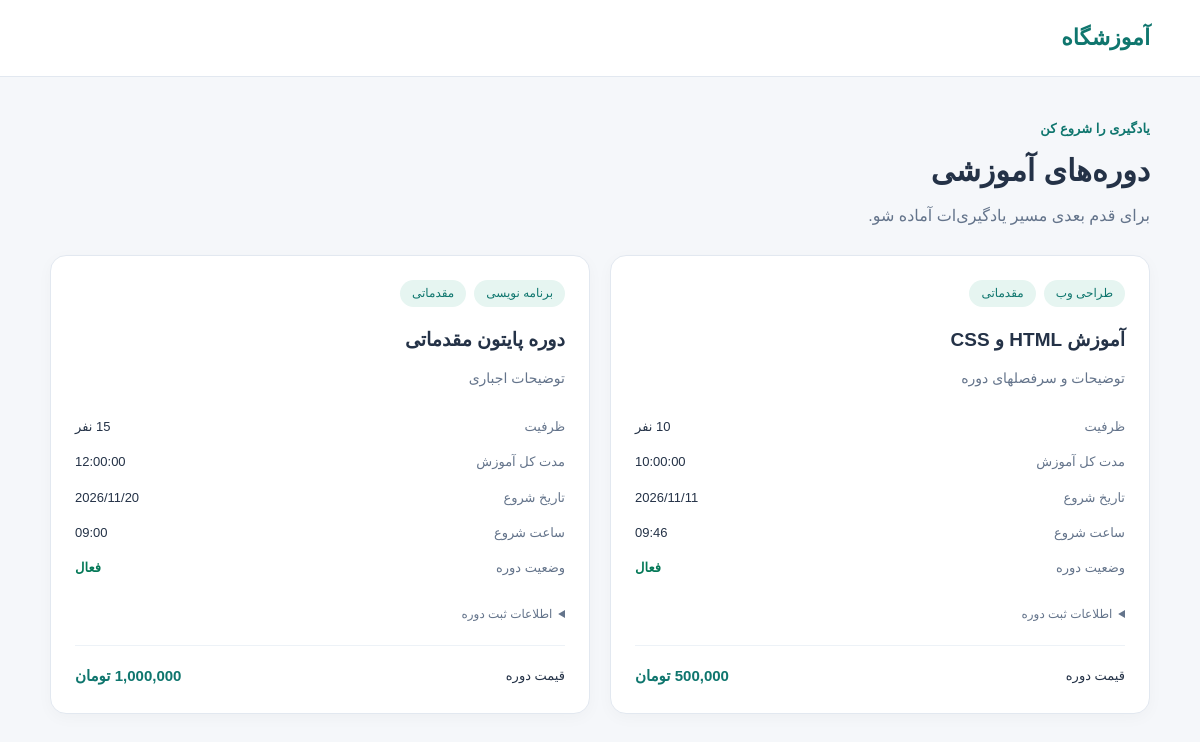
Before: /courses/ with the older database file.
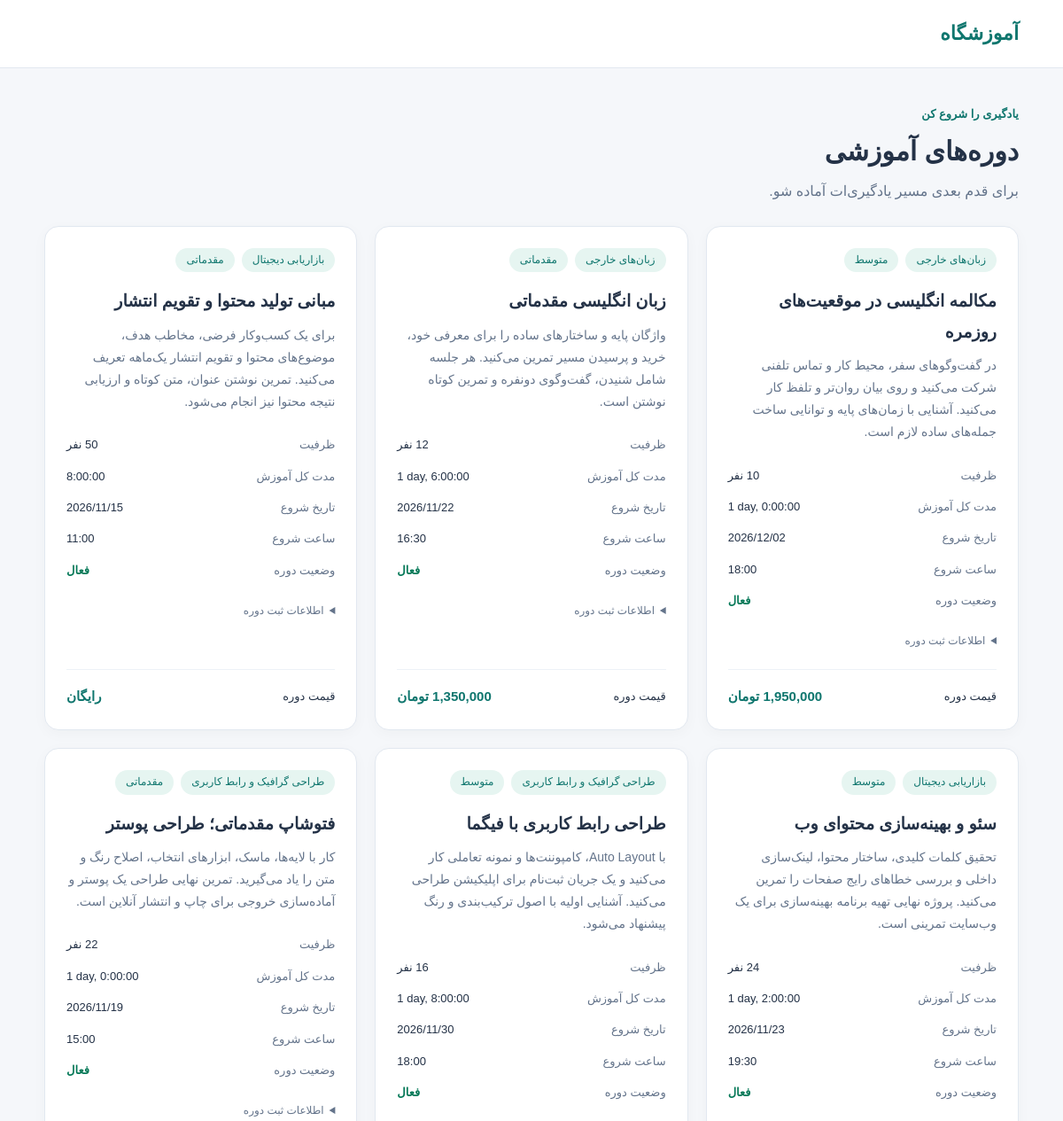
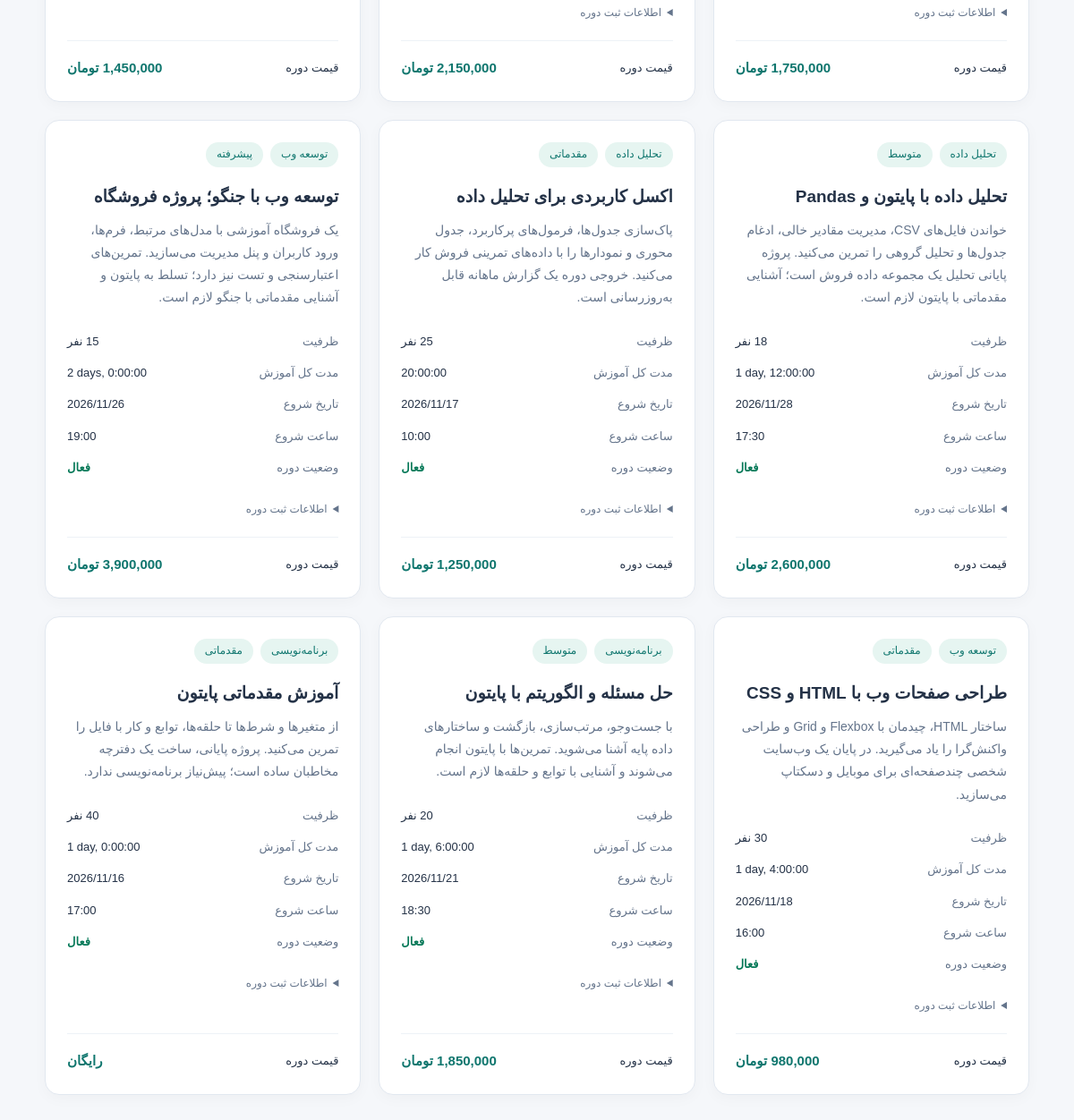
After: the same page with the newer database file (2 pictures, top to bottom).
### courses/models.py (models this page shows, shortened)
class Course(models.Model):
    LEVEL_CHOICES = [
        ("beginner", "مقدماتی"),
        ("intermediate", "متوسط"),
        ("advanced", "پیشرفته"),
    ]
    title = models.CharField(verbose_name="عنوان دوره", max_length=200)
    category = models.ForeignKey(
        Category,
        verbose_name="دسته بندی",
        on_delete=models.PROTECT,
        related_name="courses",
    )
    slug = models.SlugField(
        verbose_name="شناسه آدرس",
        max_length=220,
        unique=True,
        allow_unicode=True,
        help_text="into-to-python",
    )
    description = models.TextField(
        verbose_name="توضیحات", help_text="توضیحات دوره را اینجا بنویسید"
    )
    level = models.CharField(
        verbose_name="سطح دوره",
        max_length=20,
        choices=LEVEL_CHOICES,
        default="beginner",
    )
    price = models.DecimalField(
        verbose_name="قیمت به تومان",
        max_digits=12,
        decimal_places=2,
        default=Decimal("0.00"),
        validators=[MinValueValidator(Decimal("0.00"))],
        help_text="برای دوره رایگان صفر وارد کنید",
    )
    capacity = models.PositiveBigIntegerField(
        verbose_name="ظرفیت",
        default=20,
        validators=[MinValueValidator(1)],
        help_text="حداکثر تعداد هنرجویان هر دوره",
    )
    duration = models.DurationField(
        verbose_name="مدت کل آموزش",
        default=timedelta(hours=10),
        validators=[MinValueValidator(timedelta(minutes=1))],
        help_text="10:00:00",
    )
    start_date = models.DateField(
        verbose_name="تاریخ شروع", blank=True, null=True, db_index=True
    )
    start_time = models.TimeField(
        verbose_name="ساعت شروع", blank=True, null=True, help_text="09:00:00"
    )
    is_active = models.BooleanField(
        verbose_name="فعال است؟",
        default=True,
        help_text="آیا دوره در سایت نمایش داده شود؟",
    )
    created_at = models.DateTimeField(
        verbose_name="زمان ایجاد",
        auto_now_add=True,
    )
    updated_at = models.DateTimeField(verbose_name="آخرین ویرایش", auto_now=True)
    class Meta:
        verbose_name = "دوره"
        verbose_name_plural = "دوره ها"
        ordering = ["-created_at"]

class Category(models.Model):
    name = models.CharField(
        verbose_name="نام دسته بندی",
        max_length=100,
        unique=True,
        help_text="مثلا برنامه نویسی",
        blank=False,
    )
    slug = models.SlugField(
        verbose_name="شناسه آدرس",
        max_length=120,
        unique=True,
        allow_unicode=True,
        help_text="web-design",
    )
    description = models.TextField(verbose_name="توضیحات", blank=True)
    class Meta:
        verbose_name = "دسته بندی"
        verbose_name_plural = "دسته بندی ها"
        ordering = ["name"]

### courses/views.py (the view)
# urls.py: path("", views.course_list, name="course_list"),
@require_safe #only GET and HEAD req
def course_list(request):
    courses = visible_courses(request.user)
    return render(request, "courses/course_list.html", {"courses": courses})

### courses/views.py (called while the page is built)
def visible_courses(user):
    courses = Course.objects.select_related("category")
    if user.is_staff:
        return courses
    return courses.filter(is_active=True)

### courses/templates/courses/course_list.html (shortened to what this page needs)
{% extends "base.html" %}
{% block content %}
    <section class="page-heading">
        <p class="eyebrow">یادگیری را شروع کن</p>
        <h1>دوره‌های آموزشی</h1>
        <p>برای قدم بعدی مسیر یادگیری‌ات آماده شو.</p>
    </section>
    <ul class="course-grid">
        {% for course in courses %}
            <li class="course-card">
                <div class="card-labels">
                    <span class="badge">
                        {{ course.category.name }}
                    </span>
                    <span class="badge">
                        {{ course.get_level_display }}
                    </span>
                </div>
                <h2>
                    <a class="course-link" href="{% url 'course_detail' course.pk %}">{{ course.title }}</a>
                </h2>
                <div class="description">
                    {{ course.description|linebreaksbr }}
                </div>
                <dl class="course-info">
                    <dt>ظرفیت</dt>
                    <dd>{{ course.capacity }} نفر</dd>
                    <dt>مدت کل آموزش</dt>
                    <dd>
                        <bdi>{{ course.duration }}</bdi>
                    </dd>
                    <dt>تاریخ شروع</dt>
                    <dd>
                        {{ course.start_date|date:"Y/m/d"|default:"هنوز مشخص نشده" }}
                    </dd>
                    <dt>ساعت شروع</dt>
                    <dd>
                        {{ course.start_time|time:"H:i"|default:"هنوز مشخص نشده" }}
                    </dd>
                    <dt>وضعیت دوره</dt>
                    <dd>
                        {% if course.is_active %}
                            <span class="status-active">فعال</span>
                        {% else %}
                            <span class="status-inactive">غیرفعال</span>
                        {% endif %}
                    </dd>
                </dl>
                <details class="course-record">
                    <summary>اطلاعات ثبت دوره</summary>
                </details>
                <div class="course-meta">
                    <span>قیمت دوره</span>
                    <strong>
                        {% if course.price == 0 %}
                            رایگان
                        {% else %}
                            {{ course.price|floatformat:"-2g" }} تومان
                        {% endif %}
                    </strong>
                </div>
            </li>
        {% empty %}
            <li class="empty-state">
                دوره‌ای برای نمایش وجود ندارد.
            </li>
        {% endfor %}
    </ul>
{% endblock %}

### courses/templates/base.html (shortened to what this page needs)
{% load static %}
<!DOCTYPE html>
<html lang="fa" dir="rtl">
<head>
    <link rel="stylesheet" href="{% static 'courses/css/style.css' %}?v=course-form-2">
</head>
<body>
    <header class="site-header">
        <nav class="container course-nav">
            <a class="brand" href="{% url 'course_list' %}">
                آموزشگاه
            </a>
        </nav>
    </header>
    <main class="container">
        {% block content %}
        {% endblock %}
    </main>
</body>
</html>

### courses/static/courses/css/style.css (style rules this page uses)
* { box-sizing: border-box; }
body { margin: 0; background: #f5f7fa; color: #243247; font-family: Tahoma, sans-serif; line-height: 1.8; }
.container { width: 92%; max-width: 1100px; margin: 0 auto; }
.site-header { padding: 18px 0; background: #ffffff; border-bottom: 1px solid #e2e8f0; }
.brand { color: #0f766e; font-size: 22px; font-weight: bold; text-decoration: none; }
.page-heading { padding: 40px 0 24px; }
.page-heading h1 { margin: 4px 0; font-size: 30px; }
.page-heading p { margin: 0; color: #64748b; }
.page-heading .eyebrow { color: #0f766e; font-size: 13px; font-weight: bold; }
.course-grid { display: grid; grid-template-columns: repeat( auto-fit, minmax(min(100%, 280px), 1fr) ); gap: 20px; padding: 0; margin: 0 0 40px; list-style: none; }
.course-card { display: flex; flex-direction: column; min-width: 0; padding: 24px; background: #ffffff; border: 1px solid #e2e8f0; border-radius: 16px; box-shadow: 0 4px 16px rgb(15 23 42 / 3%); }
.card-labels { display: flex; flex-wrap: wrap; gap: 8px; }
.badge { padding: 3px 12px; background: #e6f5f1; color: #0f766e; border-radius: 20px; font-size: 12px; overflow-wrap: anywhere; }
.course-card h2 { margin: 16px 0 8px; font-size: 19px; overflow-wrap: anywhere; }
.description { margin: 0 0 24px; color: #64748b; font-size: 14px; overflow-wrap: anywhere; }
.course-info { display: grid; grid-template-columns: auto minmax(0, 1fr); gap: 12px 16px; margin: 0 0 24px; font-size: 13px; }
.course-info dt { color: #64748b; }
.course-info dd { margin: 0; text-align: left; overflow-wrap: anywhere; }
.status-active { color: #047857; font-weight: bold; }
.course-record { margin-bottom: 20px; color: #64748b; font-size: 12px; }
.course-record summary { cursor: pointer; }
.course-meta { display: flex; flex-wrap: wrap; justify-content: space-between; align-items: center; gap: 12px; margin-top: auto; padding-top: 16px; border-top: 1px solid #edf2f7; font-size: 13px; }
.course-meta strong { color: #0f766e; font-size: 15px; }
.course-nav, .actions { display: flex; flex-wrap: wrap; align-items: center; gap: 1rem; }
.course-nav { justify-content: space-between; }
.course-link { color: #0f766e; text-underline-offset: .22em; }
.course-card h2 .course-link { color: inherit; text-decoration: none; }

Changed rows visible on the page:
removed Course: category.name "طراحی وب", level "مقدماتی", title "آموزش HTML و CSS", description "توضیحات و سرفصلهای دوره", duration "10:00:00", start_date "2026/11/11", start_time "09:46", is_active "فعال", price "500,000"
removed Course: category.name "برنامه نویسی", level "مقدماتی", title "دوره پایتون مقدماتی", description "توضیحات اجباری", duration "12:00:00", start_date "2026/11/20", start_time "09:00", is_active "فعال", price "1,000,000"
added Course: category.name "زبان‌های خارجی", level "متوسط", title "مکالمه انگلیسی در موقعیت‌های روزمره", description "در گفت‌وگوهای سفر، محیط کار و تماس تلفنی شرکت می‌کنید و روی بیان روان‌تر و تلفظ کار می‌کنید. آشنایی با زمان‌های پایه و توانایی ساخت جمله‌های ساده لازم است.", duration "1 day, 0:00:00", start_date "2026/12/02", start_time "18:00", is_active "فعال", price "1,950,000"
added Course: category.name "زبان‌های خارجی", level "مقدماتی", title "زبان انگلیسی مقدماتی", description "واژگان پایه و ساختارهای ساده را برای معرفی خود، خرید و پرسیدن مسیر تمرین می‌کنید. هر جلسه شامل شنیدن، گفت‌وگوی دونفره و تمرین کوتاه نوشتن است.", duration "1 day, 6:00:00", start_date "2026/11/22", start_time "16:30", is_active "فعال", price "1,350,000"
added Course: category.name "بازاریابی دیجیتال", level "مقدماتی", title "مبانی تولید محتوا و تقویم انتشار", description "برای یک کسب‌وکار فرضی، مخاطب هدف، موضوع‌های محتوا و تقویم انتشار یک‌ماهه تعریف می‌کنید. تمرین نوشتن عنوان، متن کوتاه و ارزیابی نتیجه محتوا نیز انجام می‌شود.", capacity "50", duration "8:00:00", start_date "2026/11/15", start_time "11:00", is_active "فعال", price "رایگان"
added Course: category.name "بازاریابی دیجیتال", level "متوسط", title "سئو و بهینه‌سازی محتوای وب", description "تحقیق کلمات کلیدی، ساختار محتوا، لینک‌سازی داخلی و بررسی خطاهای رایج صفحات را تمرین می‌کنید. پروژه نهایی تهیه برنامه بهینه‌سازی برای یک وب‌سایت تمرینی است.", duration "1 day, 2:00:00", start_date "2026/11/23", start_time "19:30", is_active "فعال", price "1,750,000"
added Course: category.name "طراحی گرافیک و رابط کاربری", level "متوسط", title "طراحی رابط کاربری با فیگما", description "با Auto Layout، کامپوننت‌ها و نمونه تعاملی کار می‌کنید و یک جریان ثبت‌نام برای اپلیکیشن طراحی می‌کنید. آشنایی اولیه با اصول ترکیب‌بندی و رنگ پیشنهاد می‌شود.", duration "1 day, 8:00:00", start_date "2026/11/30", start_time "18:00", is_active "فعال", price "2,150,000"
added Course: category.name "طراحی گرافیک و رابط کاربری", level "مقدماتی", title "فتوشاپ مقدماتی؛ طراحی پوستر", description "کار با لایه‌ها، ماسک، ابزارهای انتخاب، اصلاح رنگ و متن را یاد می‌گیرید. تمرین نهایی طراحی یک پوستر و آماده‌سازی خروجی برای چاپ و انتشار آنلاین است.", capacity "22", duration "1 day, 0:00:00", start_date "2026/11/19", start_time "15:00", is_active "فعال", price "1,450,000"
added Course: category.name "تحلیل داده", level "متوسط", title "تحلیل داده با پایتون و Pandas", description "خواندن فایل‌های CSV، مدیریت مقادیر خالی، ادغام جدول‌ها و تحلیل گروهی را تمرین می‌کنید. پروژه پایانی تحلیل یک مجموعه داده فروش است؛ آشنایی مقدماتی با پایتون لازم است.", duration "1 day, 12:00:00", start_date "2026/11/28", start_time "17:30", is_active "فعال", price "2,600,000"
added Course: category.name "تحلیل داده", level "مقدماتی", title "اکسل کاربردی برای تحلیل داده", description "پاک‌سازی جدول‌ها، فرمول‌های پرکاربرد، جدول محوری و نمودارها را با داده‌های تمرینی فروش کار می‌کنید. خروجی دوره یک گزارش ماهانه قابل به‌روزرسانی است.", duration "20:00:00", start_date "2026/11/17", start_time "10:00", is_active "فعال", price "1,250,000"
added Course: category.name "توسعه وب", level "پیشرفته", title "توسعه وب با جنگو؛ پروژه فروشگاه", description "یک فروشگاه آموزشی با مدل‌های مرتبط، فرم‌ها، ورود کاربران و پنل مدیریت می‌سازید. تمرین‌های اعتبارسنجی و تست نیز دارد؛ تسلط به پایتون و آشنایی مقدماتی با جنگو لازم است.", duration "2 days, 0:00:00", start_date "2026/11/26", start_time "19:00", is_active "فعال", price "3,900,000"
added Course: category.name "توسعه وب", level "مقدماتی", title "طراحی صفحات وب با HTML و CSS", description "ساختار HTML، چیدمان با Flexbox و Grid و طراحی واکنش‌گرا را یاد می‌گیرید. در پایان یک وب‌سایت شخصی چندصفحه‌ای برای موبایل و دسکتاپ می‌سازید.", duration "1 day, 4:00:00", start_date "2026/11/18", start_time "16:00", is_active "فعال", price "980,000"
added Course: category.name "برنامه‌نویسی", level "متوسط", title "حل مسئله و الگوریتم با پایتون", description "با جست‌وجو، مرتب‌سازی، بازگشت و ساختارهای داده پایه آشنا می‌شوید. تمرین‌ها با پایتون انجام می‌شوند و آشنایی با توابع و حلقه‌ها لازم است.", duration "1 day, 6:00:00", start_date "2026/11/21", start_time "18:30", is_active "فعال", price "1,850,000"
added Course: category.name "برنامه‌نویسی", level "مقدماتی", title "آموزش مقدماتی پایتون", description "از متغیرها و شرط‌ها تا حلقه‌ها، توابع و کار با فایل را تمرین می‌کنید. پروژه پایانی، ساخت یک دفترچه مخاطبان ساده است؛ پیش‌نیاز برنامه‌نویسی ندارد.", capacity "40", duration "1 day, 0:00:00", start_date "2026/11/16", start_time "17:00", is_active "فعال", price "رایگان"
